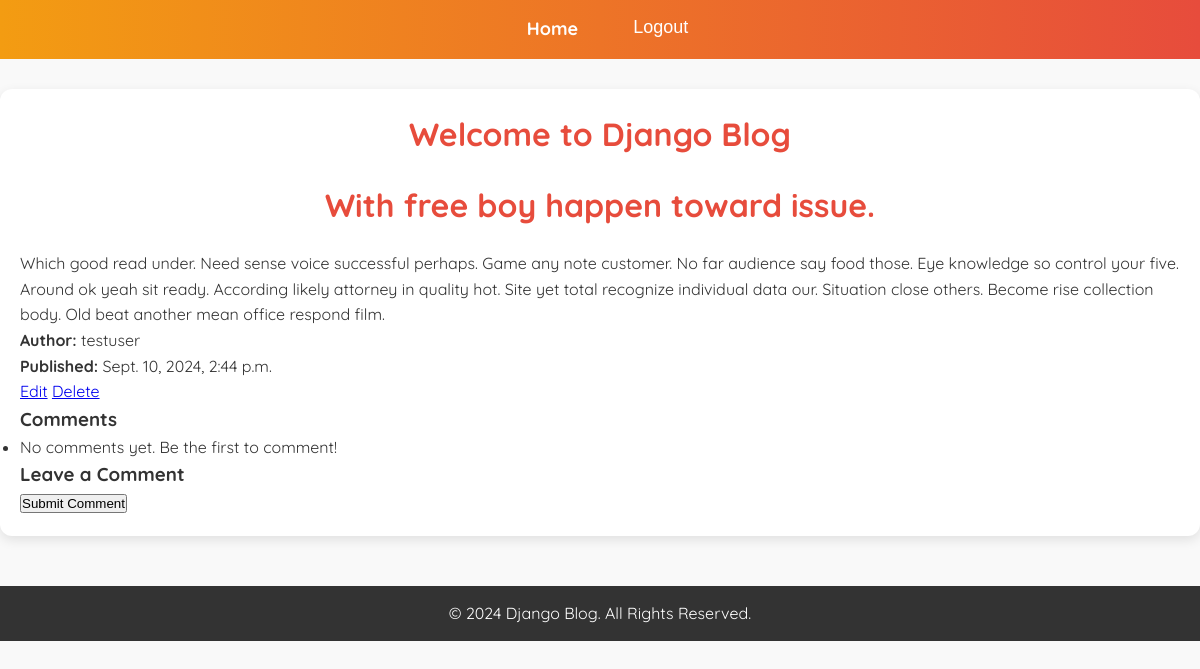
Page /post/10/ (signed in) on the earlier database version.
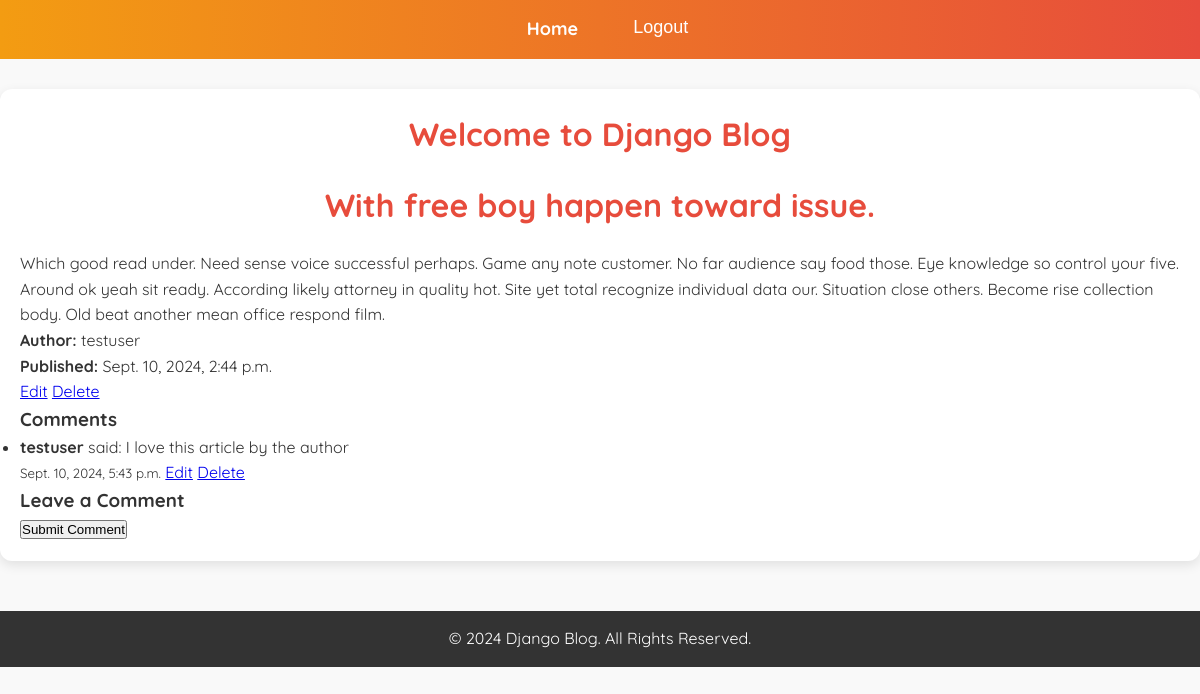
Same page on the later database version.
### blog/models.py (models this page shows, shortened)
class Comment(models.Model):
    post = models.ForeignKey(Post, related_name='comments', on_delete=models.CASCADE)
    author = models.ForeignKey(User, on_delete=models.CASCADE)
    content = models.TextField()
    created_at = models.DateTimeField(auto_now_add=True)
    updated_at = models.DateTimeField(auto_now=True)

### blog/views.py (the view)
# urls.py: path('post/<int:pk>/', PostDetailView.as_view(), name='post-detail'),
class PostDetailView(LoginRequiredMixin, DetailView):
    model = Post
    template_name = 'blog/post_detail.html'

### blog/templates/blog/post_detail.html (shortened to what this page needs)
{% extends 'blog/base.html' %}
{% block content %}
    <h2>{{ object.title }}</h2>
    <p>{{ object.content }}</p>
    <p><strong>Author:</strong> {{ object.author }}</p>
    <p><strong>Published:</strong> {{ object.published_date }}</p>
    {% if user == object.author %}
        <a href="{% url 'post-update' object.id %}">Edit</a>
        <a href="{% url 'post-delete' object.id %}">Delete</a>
    {% endif %}
    <h3>Comments</h3>
    <ul>
        {% for comment in object.comments.all %}
            <li>
                <strong>{{ comment.author }}</strong> said: {{ comment.content }}
                <br><small>{{ comment.created_at }}</small>
                {% if comment.author == user %}
                    <a href="{% url 'edit-comment' comment.id %}">Edit</a>
                    <a href="{% url 'delete-comment' comment.id %}">Delete</a>
                {% endif %}
            </li>
        {% empty %}
            <li>No comments yet. Be the first to comment!</li>
        {% endfor %}
    </ul>
    <h3>Leave a Comment</h3>
    {% if user.is_authenticated %}
        <form method="post" action="{% url 'add-comment' object.id %}">
            <button type="submit">Submit Comment</button>
        </form>
    {% else %}
        <p><a href="{% url 'login' %}">Log in</a> to leave a comment.</p>
    {% endif %}
{% endblock %}

Differences in the rows shown:
added Comment: author "testuser", content "I love this article by the author", created_at "Sept. 10, 2024, 5:43 p.m.", shows "Edit"
Other differences:
text no longer shown: "No comments yet. Be the first to comment!"
